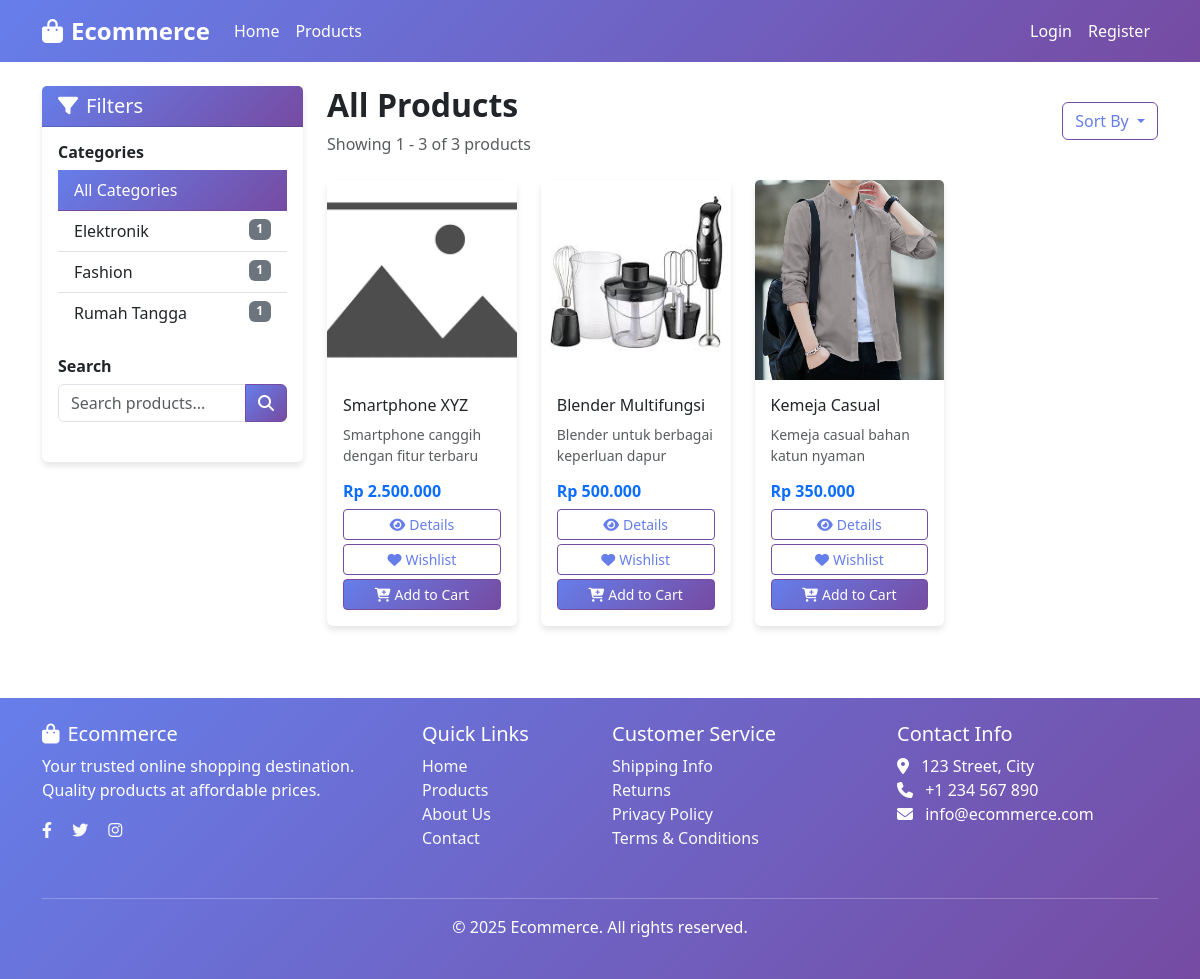
The page /home/products?sort=price_desc on the database its author committed.
### tables this page shows
CREATE TABLE `categories` (
  `category_id` int NOT NULL,
  `category_name` varchar(100) NOT NULL,
  `description` text,
  `created_at` timestamp NULL DEFAULT CURRENT_TIMESTAMP
);

CREATE TABLE `products` (
  `product_id` int NOT NULL,
  `product_name` varchar(255) NOT NULL,
  `description` text,
  `price` decimal(10,2) NOT NULL,
  `stock` int NOT NULL DEFAULT '0',
  `weight` decimal(8,2) DEFAULT '0.00',
  `category_id` int NOT NULL,
  `is_active` tinyint(1) DEFAULT '1',
  `created_at` timestamp NULL DEFAULT CURRENT_TIMESTAMP,
  `updated_at` timestamp NULL DEFAULT CURRENT_TIMESTAMP ON UPDATE CURRENT_TIMESTAMP
);

CREATE TABLE `product_images` (
  `image_id` int NOT NULL,
  `product_id` int NOT NULL,
  `image_url` varchar(255) NOT NULL,
  `is_primary` tinyint(1) DEFAULT '0',
  `created_at` timestamp NULL DEFAULT CURRENT_TIMESTAMP
);

### application/controllers/Home.php (called while the page is built, shortened)
<?php
class Home extends CI_Controller
{
    public function __construct()
    {
        $this->load->model('Product_model');
        $this->load->model('Category_model');
        $this->load->model('Cart_model');
        $this->load->model('Product_image_model');
    }
    public function products()
    {
        $category_id = $this->input->get('category');
        $search = $this->input->get('search');
        $sort = $this->input->get('sort') ?: 'newest';
        $config = array();
        $config['base_url'] = site_url('home/products');
        $config['per_page'] = 12;
        $config['uri_segment'] = 3;
        $config['reuse_query_string'] = TRUE;
        if ($category_id) {
            $config['total_rows'] = $this->Product_model->get_total_products_by_category($category_id);
            $data['products'] = $this->Product_model->get_products_by_category($category_id, $config['per_page'], $this->uri->segment(3));
        } elseif ($search) {
            $config['total_rows'] = $this->Product_model->get_total_search_products($search);
            $data['products'] = $this->Product_model->search_products($search, $config['per_page'], $this->uri->segment(3));
        } else {
            $config['total_rows'] = $this->Product_model->get_total_products();
            $data['products'] = $this->Product_model->get_products_sorted($sort, $config['per_page'], $this->uri->segment(3));
        }
        $config['full_tag_open'] = '<ul class="pagination justify-content-center">';
        $config['full_tag_close'] = '</ul>';
        $config['first_tag_open'] = '<li class="page-item">';
        $config['first_tag_close'] = '</li>';
        $config['last_tag_open'] = '<li class="page-item">';
        $config['last_tag_close'] = '</li>';
        $config['next_tag_open'] = '<li class="page-item">';
        $config['next_tag_close'] = '</li>';
        $config['prev_tag_open'] = '<li class="page-item">';
        $config['prev_tag_close'] = '</li>';
        $config['num_tag_open'] = '<li class="page-item">';
        $config['num_tag_close'] = '</li>';
        $config['cur_tag_open'] = '<li class="page-item active"><a class="page-link" href="#">';
        $config['cur_tag_close'] = '</a></li>';
        $config['attributes'] = array('class' => 'page-link');
        $this->pagination->initialize($config);
        $data['title'] = 'Products - Ecommerce';
        $data['categories'] = $this->Category_model->get_categories_with_count();
        $data['links'] = $this->pagination->create_links();
        $data['total_products'] = $config['total_rows'];
        $data['current_page'] = ($this->uri->segment(3)) ? $this->uri->segment(3) : 0;
        $data['per_page'] = $config['per_page'];
        $this->load->view('templates/header', $data);
        $this->load->view('home/products', $data);
        $this->load->view('templates/footer');
    }
}
?>

### index.php (called while the page is built, shortened)
<?php
require_once BASEPATH.'core/CodeIgniter.php';

### application/models/Category_model.php (called while the page is built, shortened)
<?php
class Category_model extends CI_Model
{
    public function get_categories_with_count()
    {
        $this->db->select('c.*, COUNT(p.product_id) as product_count');
        $this->db->from('categories c');
        $this->db->join('products p', 'c.category_id = p.category_id AND p.is_active = 1', 'left');
        $this->db->group_by('c.category_id');
        return $this->db->get()->result();
    }
}
?>

### application/models/Product_model.php (called while the page is built, shortened)
<?php
class Product_model extends CI_Model
{
    public function get_total_products()
    {
        $this->db->where('is_active', 1);
        return $this->db->count_all_results('products');
    }
    public function get_products_sorted($sort = 'newest', $limit = null, $offset = null)
    {
        $this->db->select('p.*, c.category_name');
        $this->db->from('products p');
        $this->db->join('categories c', 'p.category_id = c.category_id');
        $this->db->where('p.is_active', 1);
        switch ($sort) {
            case 'price_desc':
                $this->db->order_by('p.price', 'DESC');
                break;
        }
        if ($limit) {
            $this->db->limit($limit, $offset);
        }
        return $this->db->get()->result();
    }
}
?>

### application/models/Product_image_model.php (called while the page is built, shortened)
<?php
class Product_image_model extends CI_Model
{
    public function get_primary_image($product_id)
    {
        $this->db->where('product_id', $product_id);
        $this->db->where('is_primary', 1);
        return $this->db->get('product_images')->row();
    }
}
?>

### application/views/home/products.php (the view, shortened to what this page needs)
<div class="row">
    <div class="col-lg-3 mb-4">
        <div class="card">
            <div class="card-header bg-primary text-white">
                <h5 class="mb-0"><i class="fas fa-filter me-2"></i>Filters</h5>
            </div>
            <div class="card-body">
                <div class="mb-4">
                    <h6 class="fw-bold">Categories</h6>
                    <div class="list-group list-group-flush">
                        <a href="<?php echo site_url('home/products'); ?>"
                            class="list-group-item list-group-item-action <?php echo !$this->input->get('category') && !$this->input->get('search') ? 'active' : ''; ?>">
                            All Categories
                        </a>
                        <?php foreach ($categories as $category): ?>
                            <a href="<?php echo site_url('home/products?category=' . $category->category_id); ?>"
                                class="list-group-item list-group-item-action <?php echo $this->input->get('category') == $category->category_id ? 'active' : ''; ?>">
                                <?php echo $category->category_name; ?>
                                <?php if (isset($category->product_count)): ?>
                                    <span class="badge bg-secondary float-end"><?php echo $category->product_count; ?></span>
                                <?php endif; ?>
                            </a>
                        <?php endforeach; ?>
                    </div>
                </div>
                <div class="mb-4">
                    <h6 class="fw-bold">Search</h6>
                    <form action="<?php echo site_url('home/products'); ?>" method="get">
                        <div class="input-group">
                            <input type="text" name="search" class="form-control" placeholder="Search products..."
                                value="<?php echo $this->input->get('search'); ?>">
                            <button class="btn btn-primary" type="submit">
                                <i class="fas fa-search"></i>
                            </button>
                        </div>
                    </form>
                </div>
            </div>
        </div>
    </div>
    <div class="col-lg-9">
        <div class="d-flex justify-content-between align-items-center mb-4">
            <div>
                <h2 class="fw-bold">
                    <?php if ($this->input->get('category')): ?>
                        <?php
                        $category_name = '';
                        foreach ($categories as $cat) {
                            if ($cat->category_id == $this->input->get('category')) {
                                $category_name = $cat->category_name;
                                break;
                            }
                        }
                        echo $category_name . ' Products';
                        ?>
                    <?php elseif ($this->input->get('search')): ?>
                        Search Results for "<?php echo htmlspecialchars($this->input->get('search')); ?>"
                    <?php else: ?>
                        All Products
                    <?php endif; ?>
                </h2>
                <p class="text-muted mb-0">
                    Showing
                    <?php
                    $start = $current_page + 1;
                    $end = min($current_page + $per_page, $total_products);
                    echo $start . ' - ' . $end . ' of ' . $total_products . ' products';
                    ?>
                </p>
            </div>
            <div class="dropdown">
                <button class="btn btn-outline-secondary dropdown-toggle" type="button" data-bs-toggle="dropdown"
                    aria-expanded="false">
                    Sort By
                </button>
            </div>
        </div>
        <div class="row">
            <?php if (!empty($products)): ?>
                <?php foreach ($products as $product): ?>
                    <div class="col-xl-3 col-lg-4 col-md-6 mb-4">
                        <div class="card h-100 product-card">
                            <?php
                            $primary_image = $this->Product_image_model->get_primary_image($product->product_id);
                            $image_url = $primary_image ? base_url($primary_image->image_url) : base_url('assets/images/placeholder.jpg');
                            ?>
                            <img src="<?php echo $image_url; ?>" class="card-img-top product-image"
                                alt="<?php echo $product->product_name; ?>"
                                onerror="this.src='<?php echo base_url('assets/images/placeholder.jpg'); ?>'">
                            <div class="card-body d-flex flex-column">
                                <h6 class="card-title"><?php echo $product->product_name; ?></h6>
                                <p class="card-text flex-grow-1 small text-muted">
                                    <?php echo character_limiter($product->description, 60); ?>
                                </p>
                                <div class="mt-auto">
                                    <p class="card-text fw-bold text-primary h6 mb-2">
                                        Rp <?php echo number_format($product->price, 0, ',', '.'); ?>
                                    </p>
                                    <div class="d-grid gap-1">
                                        <a href="<?php echo site_url('home/product/' . $product->product_id); ?>"
                                            class="btn btn-outline-primary btn-sm">
                                            <i class="fas fa-eye me-1"></i>Details
                                        </a>
                                        <button class="btn btn-outline-danger btn-sm add-to-wishlist"
                                            data-product-id="<?php echo $product->product_id; ?>">
                                            <i class="fas fa-heart me-1"></i>Wishlist
                                        </button>
                                        <?php if ($product->stock > 0): ?>
                                            <button class="btn btn-primary btn-sm add-to-cart"
                                                data-product-id="<?php echo $product->product_id; ?>">
                                                <i class="fas fa-cart-plus me-1"></i>Add to Cart
                                            </button>
                                        <?php else: ?>
                                            <button class="btn btn-secondary btn-sm" disabled>
                                                <i class="fas fa-times me-1"></i>Out of Stock
                                            </button>
                                        <?php endif; ?>
                                    </div>
                                </div>
                            </div>
                        </div>
                    </div>
                <?php endforeach; ?>
            <?php endif; ?>
        </div>
    </div>
</div>

### application/views/templates/header.php (style rules this page uses)
:root { --primary-color: linear-gradient(135deg, #667eea 0%, #764ba2 100%); --text-color: #667eea; --border-color: #764ba2; }
.bg-primary { background: var(--primary-color); }
.btn { color: var(--text-color); border: 1px solid var(--border-color); }
.btn-primary { background: var(--primary-color); color: white; }
.list-group-item.active { color: white; background: var(--primary-color); border-color: var(--border-color); }
.card { transition: transform 0.3s ease; border: none; box-shadow: 0 4px 6px rgba(0, 0, 0, 0.1); }
.product-image { height: 200px; object-fit: cover; }

### application/views/home/products.php (style rules this page uses)
.product-card { transition: transform 0.3s ease, box-shadow 0.3s ease; }

### rows shown on the page
categories: category_name "Elektronik", product_count "1"
categories: category_name "Fashion", product_count "1"
categories: category_name "Rumah Tangga", product_count "1"
products: shows a picture, product_name "Smartphone XYZ", description "Smartphone canggih dengan fitur terbaru", price "2.500.000"
products: product_images.image_url (picture), product_name "Blender Multifungsi", description "Blender untuk berbagai keperluan dapur", price "500.000"
products: product_images.image_url (picture), product_name "Kemeja Casual", description "Kemeja casual bahan katun nyaman", price "350.000"

### other values the page prints
$start "1"
$end "3"
$total_products "3"
